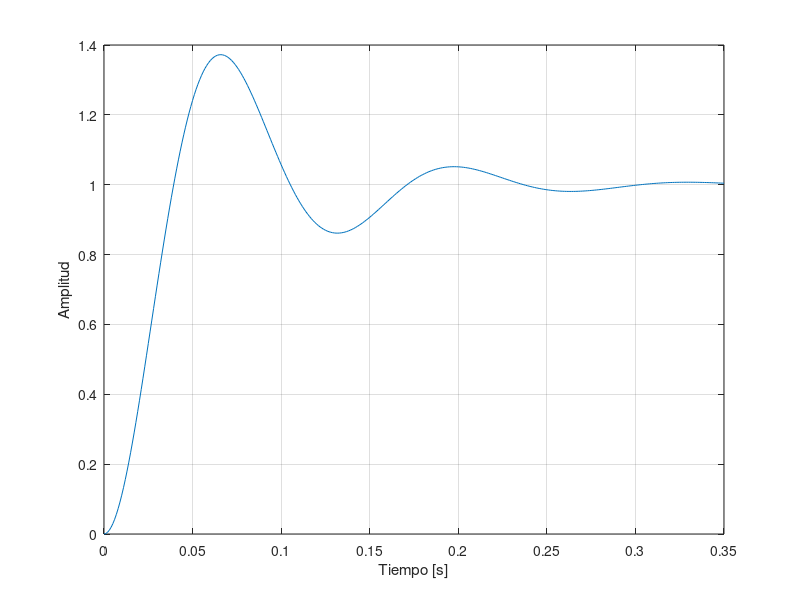

Recreate this plot in MATLAB.
%PUNTO 2
Wn=50; 
E=0.3;
s=tf('s'); 
G=(Wn^2)/(s^2+2*s*E*Wn+Wn^2); % Se define la funcion de transferencia G(s)
step(G)
grid on

t= 0:0.001:0.35;
y=1-(1/(1-E^2)^(1/2))*((exp(t*Wn*(-E))).*sin(t*Wn*(1-E^2)^(1/2)+acos(E)));
plot(t,y)
xlabel('Tiempo [s]')
ylabel('Amplitud')
grid on